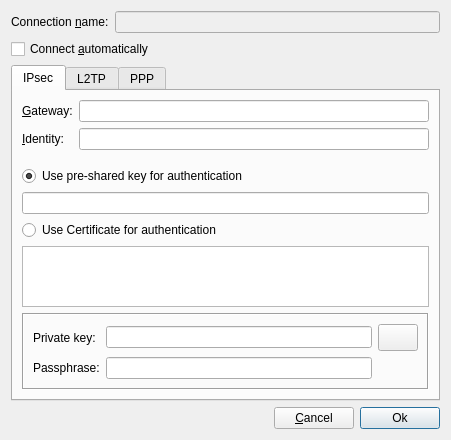
<?xml version="1.0" encoding="UTF-8"?>
<ui version="4.0">
 <class>ConnectionSettingsDialog</class>
 <widget class="QDialog" name="ConnectionSettingsDialog">
  <property name="geometry">
   <rect>
    <x>0</x>
    <y>0</y>
    <width>451</width>
    <height>440</height>
   </rect>
  </property>
  <property name="windowTitle">
   <string>Connection Settings</string>
  </property>
  <property name="windowIcon">
   <iconset resource="../../resources/L2tpIPsecVpn.qrc">
    <normaloff>:/images/configure.png</normaloff>:/images/configure.png</iconset>
  </property>
  <layout class="QGridLayout" name="m_pDialogGridLayout">
   <item row="0" column="0" colspan="3">
    <layout class="QFormLayout" name="m_pConnectionNameLayout">
     <property name="fieldGrowthPolicy">
      <enum>QFormLayout::AllNonFixedFieldsGrow</enum>
     </property>
     <item row="0" column="0">
      <widget class="QLabel" name="m_pConnectionNameLabel">
       <property name="text">
        <string>Connection &amp;name:</string>
       </property>
       <property name="textFormat">
        <enum>Qt::AutoText</enum>
       </property>
       <property name="buddy">
        <cstring>m_pConnectionNameEdit</cstring>
       </property>
      </widget>
     </item>
     <item row="0" column="1">
      <widget class="QLineEdit" name="m_pConnectionNameEdit">
       <property name="enabled">
        <bool>false</bool>
       </property>
       <property name="acceptDrops">
        <bool>false</bool>
       </property>
       <property name="maxLength">
        <number>30</number>
       </property>
       <property name="readOnly">
        <bool>true</bool>
       </property>
      </widget>
     </item>
    </layout>
   </item>
   <item row="1" column="0">
    <widget class="QCheckBox" name="m_pConnectAutomatically">
     <property name="text">
      <string>Connect &amp;automatically</string>
     </property>
    </widget>
   </item>
   <item row="2" column="0" colspan="3">
    <widget class="QTabWidget" name="m_pTabWidget">
     <property name="focusPolicy">
      <enum>Qt::StrongFocus</enum>
     </property>
     <property name="tabPosition">
      <enum>QTabWidget::North</enum>
     </property>
     <property name="tabShape">
      <enum>QTabWidget::Rounded</enum>
     </property>
     <property name="currentIndex">
      <number>0</number>
     </property>
     <widget class="QWidget" name="m_pTabIPsec">
      <property name="focusPolicy">
       <enum>Qt::StrongFocus</enum>
      </property>
      <attribute name="title">
       <string>IPsec</string>
      </attribute>
      <layout class="QGridLayout" name="m_pIPsecTabLayout">
       <item row="0" column="0">
        <layout class="QFormLayout" name="m_pIPsecGatewayLayout">
         <property name="fieldGrowthPolicy">
          <enum>QFormLayout::AllNonFixedFieldsGrow</enum>
         </property>
         <property name="verticalSpacing">
          <number>6</number>
         </property>
         <property name="topMargin">
          <number>0</number>
         </property>
         <property name="bottomMargin">
          <number>10</number>
         </property>
         <item row="0" column="0">
          <widget class="QLabel" name="m_pIPsecGatewayLabel">
           <property name="toolTip">
            <string/>
           </property>
           <property name="text">
            <string>&amp;Gateway:</string>
           </property>
           <property name="textFormat">
            <enum>Qt::AutoText</enum>
           </property>
           <property name="buddy">
            <cstring>m_pIPsecGatewayEdit</cstring>
           </property>
          </widget>
         </item>
         <item row="0" column="1">
          <widget class="QLineEdit" name="m_pIPsecGatewayEdit">
           <property name="sizePolicy">
            <sizepolicy hsizetype="Expanding" vsizetype="Fixed">
             <horstretch>0</horstretch>
             <verstretch>0</verstretch>
            </sizepolicy>
           </property>
           <property name="focusPolicy">
            <enum>Qt::StrongFocus</enum>
           </property>
           <property name="toolTip">
            <string>&lt;!DOCTYPE HTML PUBLIC &quot;-//W3C//DTD HTML 4.0//EN&quot; &quot;http://www.w3.org/TR/REC-html40/strict.dtd&quot;&gt;
&lt;html&gt;&lt;head&gt;&lt;meta name=&quot;qrichtext&quot; content=&quot;1&quot; /&gt;&lt;style type=&quot;text/css&quot;&gt;
p, li { white-space: pre-wrap; }
&lt;/style&gt;&lt;/head&gt;&lt;body style=&quot; font-family:'Sans'; font-size:9pt; font-weight:400; font-style:normal;&quot;&gt;
&lt;p style=&quot; margin-top:0px; margin-bottom:0px; margin-left:0px; margin-right:0px; -qt-block-indent:0; text-indent:0px;&quot;&gt;IP address of the remote access server that you want to connect to.&lt;/p&gt;
&lt;p style=&quot;-qt-paragraph-type:empty; margin-top:0px; margin-bottom:0px; margin-left:0px; margin-right:0px; -qt-block-indent:0; text-indent:0px;&quot;&gt;&lt;/p&gt;
&lt;p style=&quot; margin-top:0px; margin-bottom:0px; margin-left:0px; margin-right:0px; -qt-block-indent:0; text-indent:0px;&quot;&gt;IPv4 and IPv6 IP addresses are supported.&lt;/p&gt;
&lt;p style=&quot;-qt-paragraph-type:empty; margin-top:0px; margin-bottom:0px; margin-left:0px; margin-right:0px; -qt-block-indent:0; text-indent:0px;&quot;&gt;&lt;/p&gt;
&lt;p style=&quot; margin-top:0px; margin-bottom:0px; margin-left:0px; margin-right:0px; -qt-block-indent:0; text-indent:0px;&quot;&gt;&lt;span style=&quot; font-weight:600; text-decoration: underline;&quot;&gt;Examples:&lt;/span&gt;&lt;/p&gt;
&lt;p style=&quot; margin-top:0px; margin-bottom:0px; margin-left:0px; margin-right:0px; -qt-block-indent:0; text-indent:0px;&quot;&gt;1.2.3.4&lt;/p&gt;
&lt;p style=&quot; margin-top:0px; margin-bottom:0px; margin-left:0px; margin-right:0px; -qt-block-indent:0; text-indent:0px;&quot;&gt;0:56:78ab:22:33:44:55:66&lt;/p&gt;
&lt;p style=&quot;-qt-paragraph-type:empty; margin-top:0px; margin-bottom:0px; margin-left:0px; margin-right:0px; -qt-block-indent:0; text-indent:0px;&quot;&gt;&lt;/p&gt;&lt;/body&gt;&lt;/html&gt;</string>
           </property>
          </widget>
         </item>
         <item row="1" column="0">
          <widget class="QLabel" name="m_pIPsecIdentityLabel">
           <property name="text">
            <string>&amp;Identity:</string>
           </property>
           <property name="buddy">
            <cstring>m_pIPsecIdentityEdit</cstring>
           </property>
          </widget>
         </item>
         <item row="1" column="1">
          <widget class="QLineEdit" name="m_pIPsecIdentityEdit">
           <property name="sizePolicy">
            <sizepolicy hsizetype="Expanding" vsizetype="Fixed">
             <horstretch>0</horstretch>
             <verstretch>0</verstretch>
            </sizepolicy>
           </property>
           <property name="focusPolicy">
            <enum>Qt::StrongFocus</enum>
           </property>
           <property name="toolTip">
            <string>How the remote access server should be identified
in the main mode peer authentication process.

Mostly a distingushed name like 'CN=cisco-fcs-ber'.</string>
           </property>
          </widget>
         </item>
        </layout>
       </item>
       <item row="1" column="0">
        <widget class="QRadioButton" name="m_pIPsecUsePreSharedKeyRadioButton">
         <property name="text">
          <string>Use pre-shared key for authentication</string>
         </property>
         <property name="checkable">
          <bool>true</bool>
         </property>
         <property name="checked">
          <bool>true</bool>
         </property>
        </widget>
       </item>
       <item row="2" column="0">
        <widget class="QLineEdit" name="m_pIPsecPreSharedKeyEdit">
         <property name="echoMode">
          <enum>QLineEdit::PasswordEchoOnEdit</enum>
         </property>
        </widget>
       </item>
       <item row="3" column="0">
        <widget class="QRadioButton" name="m_pIPsecUseCertificateRadioButton">
         <property name="text">
          <string>Use Certificate for authentication</string>
         </property>
        </widget>
       </item>
       <item row="4" column="0">
        <widget class="QListView" name="m_pIPsecCertificateListView">
         <property name="sizePolicy">
          <sizepolicy hsizetype="Expanding" vsizetype="Expanding">
           <horstretch>0</horstretch>
           <verstretch>0</verstretch>
          </sizepolicy>
         </property>
         <property name="minimumSize">
          <size>
           <width>0</width>
           <height>23</height>
          </size>
         </property>
        </widget>
       </item>
       <item row="6" column="0">
        <widget class="QFrame" name="m_pIPsecPrivateKeyFrame">
         <property name="enabled">
          <bool>true</bool>
         </property>
         <property name="frameShape">
          <enum>QFrame::Box</enum>
         </property>
         <property name="frameShadow">
          <enum>QFrame::Sunken</enum>
         </property>
         <layout class="QGridLayout" name="m_pIPsecPrivateKeyLayout">
          <item row="0" column="0">
           <widget class="QLabel" name="m_pIPsecPrivateKeyLabel">
            <property name="text">
             <string>Private key:</string>
            </property>
            <property name="buddy">
             <cstring>m_pIPsecPrivateKeyFileEdit</cstring>
            </property>
           </widget>
          </item>
          <item row="0" column="1">
           <widget class="QLineEdit" name="m_pIPsecPrivateKeyFileEdit">
            <property name="toolTip">
             <string>Full path to a X.509 pem encoded private key file</string>
            </property>
            <property name="readOnly">
             <bool>true</bool>
            </property>
           </widget>
          </item>
          <item row="2" column="0">
           <widget class="QLabel" name="m_pIPsecPassphraseLabel">
            <property name="text">
             <string>Passphrase:</string>
            </property>
            <property name="buddy">
             <cstring>m_pIPsecPassphraseEdit</cstring>
            </property>
           </widget>
          </item>
          <item row="2" column="1">
           <widget class="QLineEdit" name="m_pIPsecPassphraseEdit">
            <property name="echoMode">
             <enum>QLineEdit::Password</enum>
            </property>
           </widget>
          </item>
          <item row="0" column="2">
           <widget class="QPushButton" name="m_pIPsecBrowsePrivateKeyButton">
            <property name="minimumSize">
             <size>
              <width>36</width>
              <height>27</height>
             </size>
            </property>
            <property name="text">
             <string/>
            </property>
            <property name="icon">
             <iconset resource="../../resources/L2tpIPsecVpn.qrc">
              <normaloff>:/images/search.png</normaloff>:/images/search.png</iconset>
            </property>
           </widget>
          </item>
         </layout>
        </widget>
       </item>
      </layout>
     </widget>
     <widget class="QWidget" name="m_pTabL2TP">
      <property name="focusPolicy">
       <enum>Qt::StrongFocus</enum>
      </property>
      <attribute name="title">
       <string>L2TP</string>
      </attribute>
      <layout class="QGridLayout" name="m_pL2tpTabLayout">
       <item row="0" column="0">
        <widget class="QCheckBox" name="m_pL2tpRedialCheckBox">
         <property name="toolTip">
          <string>If checked, l2tpd will attempt to redial if the call get disconected.</string>
         </property>
         <property name="text">
          <string>Redial</string>
         </property>
        </widget>
       </item>
       <item row="2" column="0">
        <widget class="QCheckBox" name="m_pL2tpLengthBitCheckBox">
         <property name="sizePolicy">
          <sizepolicy hsizetype="Minimum" vsizetype="Fixed">
           <horstretch>0</horstretch>
           <verstretch>0</verstretch>
          </sizepolicy>
         </property>
         <property name="toolTip">
          <string>If Checked, the length bit present in the l2tp packet payload will be used.</string>
         </property>
         <property name="text">
          <string>Length bit</string>
         </property>
         <property name="checked">
          <bool>true</bool>
         </property>
        </widget>
       </item>
       <item row="1" column="0">
        <layout class="QFormLayout" name="m_pL2tpRedialLayout">
         <property name="sizeConstraint">
          <enum>QLayout::SetDefaultConstraint</enum>
         </property>
         <property name="fieldGrowthPolicy">
          <enum>QFormLayout::AllNonFixedFieldsGrow</enum>
         </property>
         <item row="0" column="0">
          <widget class="QLabel" name="m_pL2tpRedialTimeoutLabel">
           <property name="sizePolicy">
            <sizepolicy hsizetype="Fixed" vsizetype="Fixed">
             <horstretch>0</horstretch>
             <verstretch>0</verstretch>
            </sizepolicy>
           </property>
           <property name="text">
            <string>Timeout:</string>
           </property>
           <property name="buddy">
            <cstring>m_pL2tpRedialTimeoutSpinBox</cstring>
           </property>
          </widget>
         </item>
         <item row="0" column="1">
          <widget class="QSpinBox" name="m_pL2tpRedialTimeoutSpinBox">
           <property name="enabled">
            <bool>false</bool>
           </property>
           <property name="sizePolicy">
            <sizepolicy hsizetype="Fixed" vsizetype="Fixed">
             <horstretch>0</horstretch>
             <verstretch>0</verstretch>
            </sizepolicy>
           </property>
           <property name="toolTip">
            <string>Wait N seconds before redial. The redial option must be set to yes to use this option.</string>
           </property>
           <property name="maximum">
            <number>300</number>
           </property>
          </widget>
         </item>
         <item row="1" column="0">
          <widget class="QLabel" name="m_pL2tpRedialAttemptsLabel">
           <property name="sizePolicy">
            <sizepolicy hsizetype="Fixed" vsizetype="Fixed">
             <horstretch>0</horstretch>
             <verstretch>0</verstretch>
            </sizepolicy>
           </property>
           <property name="text">
            <string>Attempts:</string>
           </property>
           <property name="buddy">
            <cstring>m_pL2tpRedialAttemptsSpinBox</cstring>
           </property>
          </widget>
         </item>
         <item row="1" column="1">
          <widget class="QSpinBox" name="m_pL2tpRedialAttemptsSpinBox">
           <property name="enabled">
            <bool>false</bool>
           </property>
           <property name="sizePolicy">
            <sizepolicy hsizetype="Fixed" vsizetype="Fixed">
             <horstretch>0</horstretch>
             <verstretch>0</verstretch>
            </sizepolicy>
           </property>
           <property name="focusPolicy">
            <enum>Qt::WheelFocus</enum>
           </property>
           <property name="toolTip">
            <string>Will give up redial tries after N attempts.</string>
           </property>
          </widget>
         </item>
        </layout>
       </item>
      </layout>
     </widget>
     <widget class="QWidget" name="m_pTabPpp">
      <property name="focusPolicy">
       <enum>Qt::StrongFocus</enum>
      </property>
      <attribute name="title">
       <string>PPP</string>
      </attribute>
      <layout class="QGridLayout" name="m_pPppTabLayout">
       <item row="0" column="0" colspan="3">
        <widget class="QRadioButton" name="m_pPppUseEAPRadioButton">
         <property name="toolTip">
          <string>With this option set, pppd will agree to authenticate itself to the peer exclusively using EAP.</string>
         </property>
         <property name="text">
          <string>Use Extensible Authentication Protocol (EAP)</string>
         </property>
         <property name="checked">
          <bool>true</bool>
         </property>
        </widget>
       </item>
       <item row="1" column="0">
        <widget class="QPushButton" name="m_pPppPropertiesButton">
         <property name="text">
          <string>Properties ...</string>
         </property>
        </widget>
       </item>
       <item row="2" column="0" colspan="2">
        <widget class="QRadioButton" name="m_pPppAllowProtocolsRadioButton">
         <property name="text">
          <string>Allow these protocols</string>
         </property>
        </widget>
       </item>
       <item row="3" column="0" colspan="3">
        <widget class="QListWidget" name="m_pPppAllowProtocolsListWidget">
         <item>
          <property name="text">
           <string>Unencrypted password (PAP)</string>
          </property>
          <property name="toolTip">
           <string>With this option set, pppd will agree to authenticate itself to the peer using PAP.</string>
          </property>
          <property name="checkState">
           <enum>Unchecked</enum>
          </property>
         </item>
         <item>
          <property name="text">
           <string>Challenge Authentication Protocol (CHAP)</string>
          </property>
          <property name="toolTip">
           <string>With this option set, pppd will agree to authenticate itself to the peer using CHAP.</string>
          </property>
          <property name="checkState">
           <enum>Unchecked</enum>
          </property>
         </item>
         <item>
          <property name="text">
           <string>Microsoft CHAP (MS-Chap)</string>
          </property>
          <property name="toolTip">
           <string>With this option set, pppd will agree to authenticate itself to the peer using MS-CHAP.</string>
          </property>
          <property name="checkState">
           <enum>Unchecked</enum>
          </property>
         </item>
         <item>
          <property name="text">
           <string>Microsoft CHAP Version 2 (MS-CHAPv2)</string>
          </property>
          <property name="toolTip">
           <string>With this option set, pppd will agree to authenticate itself to the peer using MS-CHAPv2.</string>
          </property>
          <property name="checkState">
           <enum>Unchecked</enum>
          </property>
         </item>
        </widget>
       </item>
       <item row="4" column="0" colspan="3">
        <widget class="QFrame" name="m_pPppCredentialsFrame">
         <property name="frameShape">
          <enum>QFrame::Box</enum>
         </property>
         <property name="frameShadow">
          <enum>QFrame::Sunken</enum>
         </property>
         <layout class="QGridLayout" name="m_pIPsecCredentialsLayout">
          <item row="0" column="0">
           <widget class="QLabel" name="m_pPppUserNameLabel">
            <property name="text">
             <string>User name:</string>
            </property>
            <property name="buddy">
             <cstring>m_pPppUserNameEdit</cstring>
            </property>
           </widget>
          </item>
          <item row="0" column="1">
           <widget class="QLineEdit" name="m_pPppUserNameEdit">
            <property name="toolTip">
             <string>Set the name used for authenticating the local system to the remote access server.</string>
            </property>
           </widget>
          </item>
          <item row="1" column="0">
           <widget class="QLabel" name="m_pPppPwdLabel">
            <property name="text">
             <string>Password:</string>
            </property>
            <property name="buddy">
             <cstring>m_pPppPwdEdit</cstring>
            </property>
           </widget>
          </item>
          <item row="1" column="1">
           <widget class="QLineEdit" name="m_pPppPwdEdit">
            <property name="echoMode">
             <enum>QLineEdit::Password</enum>
            </property>
           </widget>
          </item>
         </layout>
        </widget>
       </item>
       <item row="5" column="0">
        <widget class="QPushButton" name="m_pPppPeerAuthenticationButton">
         <property name="text">
          <string>Peer authentication ...</string>
         </property>
        </widget>
       </item>
       <item row="5" column="1">
        <widget class="QPushButton" name="m_pPppIpSettingsButton">
         <property name="text">
          <string>IP settings ...</string>
         </property>
        </widget>
       </item>
       <item row="5" column="2">
        <widget class="QPushButton" name="m_pPppAdvancedButton">
         <property name="text">
          <string>Advanced ...</string>
         </property>
        </widget>
       </item>
      </layout>
     </widget>
    </widget>
   </item>
   <item row="3" column="1">
    <widget class="QPushButton" name="m_pCancelButton">
     <property name="sizePolicy">
      <sizepolicy hsizetype="Fixed" vsizetype="Fixed">
       <horstretch>0</horstretch>
       <verstretch>0</verstretch>
      </sizepolicy>
     </property>
     <property name="text">
      <string>&amp;Cancel</string>
     </property>
     <property name="autoDefault">
      <bool>false</bool>
     </property>
     <property name="default">
      <bool>false</bool>
     </property>
    </widget>
   </item>
   <item row="3" column="2">
    <widget class="QPushButton" name="m_pOkButton">
     <property name="sizePolicy">
      <sizepolicy hsizetype="Fixed" vsizetype="Fixed">
       <horstretch>0</horstretch>
       <verstretch>0</verstretch>
      </sizepolicy>
     </property>
     <property name="text">
      <string>Ok</string>
     </property>
     <property name="autoDefault">
      <bool>false</bool>
     </property>
     <property name="default">
      <bool>true</bool>
     </property>
    </widget>
   </item>
  </layout>
 </widget>
 <tabstops>
  <tabstop>m_pConnectionNameEdit</tabstop>
  <tabstop>m_pConnectAutomatically</tabstop>
  <tabstop>m_pTabWidget</tabstop>
  <tabstop>m_pIPsecGatewayEdit</tabstop>
  <tabstop>m_pIPsecIdentityEdit</tabstop>
  <tabstop>m_pIPsecUsePreSharedKeyRadioButton</tabstop>
  <tabstop>m_pIPsecPreSharedKeyEdit</tabstop>
  <tabstop>m_pIPsecUseCertificateRadioButton</tabstop>
  <tabstop>m_pIPsecCertificateListView</tabstop>
  <tabstop>m_pIPsecPrivateKeyFileEdit</tabstop>
  <tabstop>m_pIPsecBrowsePrivateKeyButton</tabstop>
  <tabstop>m_pIPsecPassphraseEdit</tabstop>
  <tabstop>m_pL2tpRedialCheckBox</tabstop>
  <tabstop>m_pL2tpRedialTimeoutSpinBox</tabstop>
  <tabstop>m_pL2tpRedialAttemptsSpinBox</tabstop>
  <tabstop>m_pL2tpLengthBitCheckBox</tabstop>
  <tabstop>m_pPppUseEAPRadioButton</tabstop>
  <tabstop>m_pPppPropertiesButton</tabstop>
  <tabstop>m_pPppAllowProtocolsRadioButton</tabstop>
  <tabstop>m_pPppAllowProtocolsListWidget</tabstop>
  <tabstop>m_pPppUserNameEdit</tabstop>
  <tabstop>m_pPppPwdEdit</tabstop>
  <tabstop>m_pPppPeerAuthenticationButton</tabstop>
  <tabstop>m_pPppIpSettingsButton</tabstop>
  <tabstop>m_pPppAdvancedButton</tabstop>
  <tabstop>m_pCancelButton</tabstop>
  <tabstop>m_pOkButton</tabstop>
 </tabstops>
 <resources>
  <include location="../../resources/L2tpIPsecVpn.qrc"/>
 </resources>
 <connections>
  <connection>
   <sender>m_pCancelButton</sender>
   <signal>clicked()</signal>
   <receiver>ConnectionSettingsDialog</receiver>
   <slot>reject()</slot>
   <hints>
    <hint type="sourcelabel">
     <x>332</x>
     <y>410</y>
    </hint>
    <hint type="destinationlabel">
     <x>237</x>
     <y>216</y>
    </hint>
   </hints>
  </connection>
  <connection>
   <sender>m_pL2tpRedialCheckBox</sender>
   <signal>clicked(bool)</signal>
   <receiver>m_pL2tpRedialAttemptsSpinBox</receiver>
   <slot>setEnabled(bool)</slot>
   <hints>
    <hint type="sourcelabel">
     <x>101</x>
     <y>103</y>
    </hint>
    <hint type="destinationlabel">
     <x>119</x>
     <y>139</y>
    </hint>
   </hints>
  </connection>
  <connection>
   <sender>m_pL2tpRedialCheckBox</sender>
   <signal>clicked(bool)</signal>
   <receiver>m_pL2tpRedialTimeoutSpinBox</receiver>
   <slot>setEnabled(bool)</slot>
   <hints>
    <hint type="sourcelabel">
     <x>101</x>
     <y>103</y>
    </hint>
    <hint type="destinationlabel">
     <x>119</x>
     <y>139</y>
    </hint>
   </hints>
  </connection>
  <connection>
   <sender>m_pOkButton</sender>
   <signal>clicked()</signal>
   <receiver>ConnectionSettingsDialog</receiver>
   <slot>accept()</slot>
   <hints>
    <hint type="sourcelabel">
     <x>399</x>
     <y>417</y>
    </hint>
    <hint type="destinationlabel">
     <x>225</x>
     <y>219</y>
    </hint>
   </hints>
  </connection>
 </connections>
</ui>
